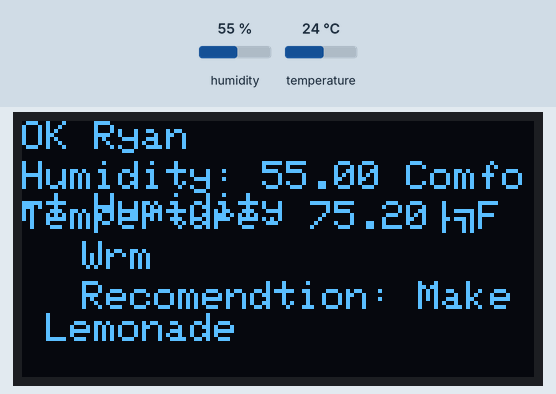
Recording of a sketch running on a simulated Arduino Uno, built with avr-gcc and run on an emulated ATmega328P. On the bench: 128×64 one-colour display. Inputs (shaded band) come from the test bench; at power-on: humidity 55 %, temperature 24 °C.

Above: at 4.8 s.
4.9 s: humidity set to 22 %
At 8.9 s:
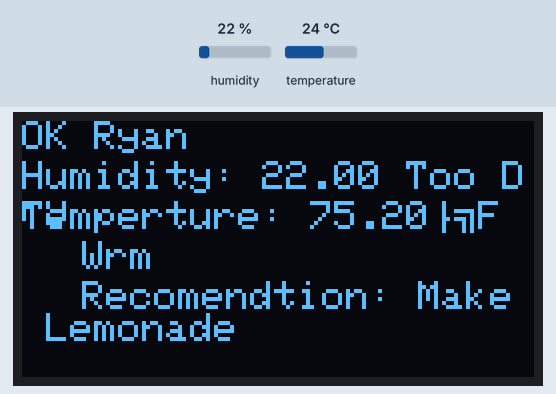
9.6 s: temperature set to 12 °C
At 12.5 s:
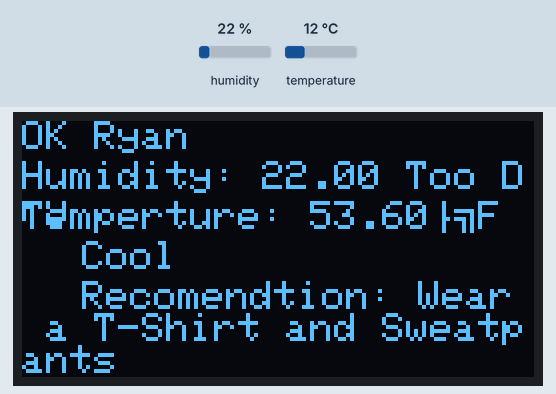
13.6 s: humidity set to 40 %
At 17.3 s:
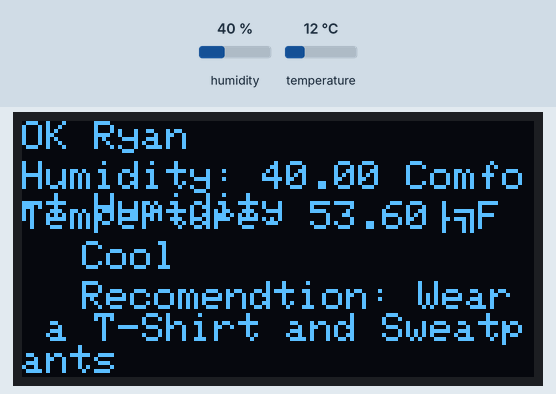
17.7 s: temperature set to 19 °C
At 21.0 s:
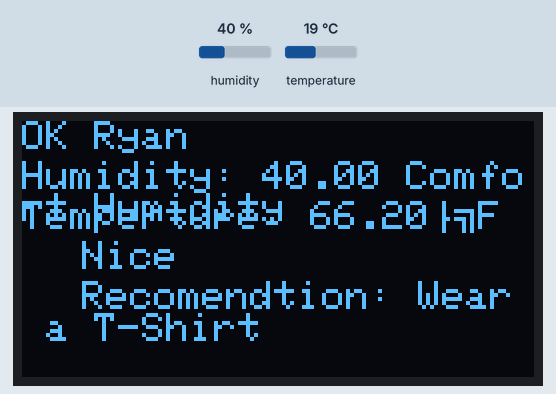
21.7 s: humidity set to 68 %
At 25.5 s:
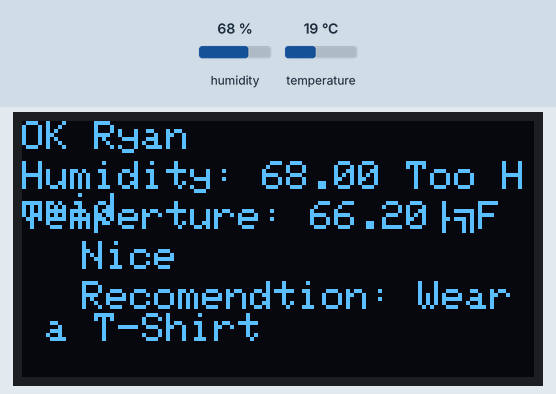
25.8 s: temperature set to 28 °C
At 29.3 s:
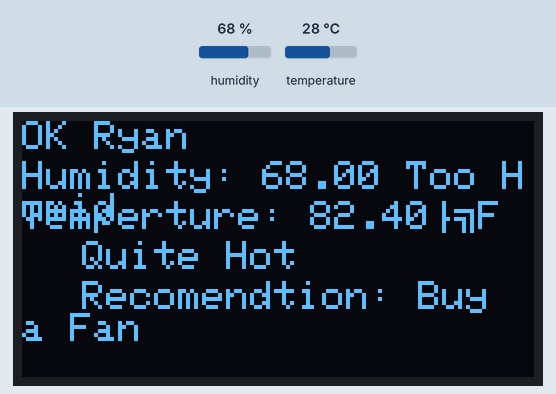
Timing chart, 0 to 30.8 s (numbered marks = the images above; inputs shaded):
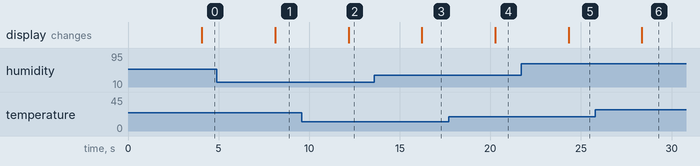

Measured:
- after the input at 4.9 s, the display: changes after 3.2 s (image 1)
- after the input at 9.6 s, the display: changes after 2.6 s (image 2)
- after the input at 13.6 s, the display: changes after 2.6 s (image 3)
- after the input at 17.7 s, the display: changes after 2.6 s (image 4)
- after the input at 21.7 s, the display: changes after 2.6 s (image 5)
- after the input at 25.8 s, the display: changes after 2.6 s (image 6)

The sketch:

Smart_Glasses.ino
```cpp
/*
 * This is the code for the Temperture nd Humidity Smrt-Glsses
 *  The Glsses Will:
 *      1. Show the Temp nd Humid
 *      2. Show the Temp in ºF and ºC
 *      3. display  phrse tht descibes the temperture nd humudity
 *      4. Give recomendtions bsed on the temperture
 * Prts for the Glsses:
 *      1. Glsses
 *      2. 3D Printed Electronics Cse
 *      3. rduino Nno
 *      4. Mini Bredbord
 *      5. 9V Bttery
 *      6. 9V Bttery Connector
 *      7. Temperture nd Humidity Sensor
 *      8. OLED display (Blue)
 *      9. Mirror
 *     10. Trnsprent Glss
 *     11. Mgnifying Glss
 */

//include wire librry
#include <Wire.h>
//include DHT library
#include <DHT.h>;

//include Adafruit grphics nd OLED librries
#include <Adafruit_GFX.h>
#include <Adafruit_SSD1306.h>

//Constants for DHT
#define DHTPIN 8     // what pin we're connected to
#define DHTTYPE DHT22   // DHT 22  (AM2302)
DHT dht(DHTPIN, DHTTYPE); //// Initialize DHT sensor for normal 16mhz Arduino

#define OLED_RESET 4
Adafruit_SSD1306 display(OLED_RESET);

int chk;
float hum;  //Stores humidity value
float temp; //Stores temperature value

void setup()
{
  Wire.begin();

  display.begin(SSD1306_SWITCHCAPVCC, 0x3C);

  Serial.begin(9600);
  dht.begin();
}

void displayTempHumid()
{
  //delay to llow sensor to stblize
  delay(2000);

  //Read data and store it to variables hum and temp
    hum = dht.readHumidity();
    temp= dht.readTemperature();

  //cler display
  display.clearDisplay();
  //set color - it will show blue even though it is set it to white
  display.setTextColor(WHITE);
  //set font size
  display.setTextSize(1);
  //set cursor coordintes
  display.setCursor(0,0);
  display.print("OK Ryan");
  display.setCursor(0,10);
  display.print("Humidity: ");
  display.print(hum);
    if(hum <= 30)
    {
      display.print(" Too Dry");
    }
    else if(hum <=60)
    {
      display.print(" Comfort Humidity");
    }
    else
    {
      display.print(" Too Humid");
    }
  display.setCursor(0,20);
  display.print("Temperture: ");
  display.print((temp * 9 / 5) + 32);
  display.print("ºF");
}

void displayHeatText()
{
  delay(2000);
  temp= dht.readTemperature();

  if(temp <= -40)
  {
    display.setTextColor(WHITE);
    display.setTextSize(1);
    display.setCursor(15,30);
    display.print("Ice Cold");
  }
  else if(temp <= -20)
  {
    display.setTextColor(WHITE);
    display.setTextSize(1);
    display.setCursor(15,30);
    display.print("Extremely Cold");
  }
  else if(temp <= -15)
  {
    display.setTextColor(WHITE);
    display.setTextSize(1);
    display.setCursor(15,30);
    display.print("Super Cold");
  }
  else if(temp <= -10)
  {
    display.setTextColor(WHITE);
    display.setTextSize(1);
    display.setCursor(15,30);
    display.print("Relly Cold");
  }
  else if(temp <= -5)
  {
    display.setTextColor(WHITE);
    display.setTextSize(1);
    display.setCursor(15,30);
    display.print("Pretty Cold");
  }
  else if(temp <= 0)
  {
    display.setTextColor(WHITE);
    display.setTextSize(1);
    display.setCursor(15,30);
    display.print("Freezing or Snow If Rining");
  }
  else if(temp <= 5)
  {
    display.setTextColor(WHITE);
    display.setTextSize(1);
    display.setCursor(15,30);
    display.print("Cold");
  }
  else if(temp <= 10)
  {
    display.setTextColor(WHITE);
    display.setTextSize(1);
    display.setCursor(15,30);
    display.print("Chilly");
  }
  else if(temp <= 15)
  {
    display.setTextColor(WHITE);
    display.setTextSize(1);
    display.setCursor(15,30);
    display.print("Cool");
  }
  else if(temp <= 20)
  {
    display.setTextColor(WHITE);
    display.setTextSize(1);
    display.setCursor(15,30);
    display.print("Nice");
  }
  else if(temp <= 25)
  {
    display.setTextColor(WHITE);
    display.setTextSize(1);
    display.setCursor(15,30);
    display.print("Wrm");
  }
  else if(temp <= 30)
  {
    display.setTextColor(WHITE);
    display.setTextSize(1);
    display.setCursor(15,30);
    display.print("Quite Hot");
  }
  else if(temp <= 35)
  {
    display.setTextColor(WHITE);
    display.setTextSize(1);
    display.setCursor(15,30);
    display.print("Relly Hot");
  }
  else if(temp <= 40)
  {
    display.setTextColor(WHITE);
    display.setTextSize(1);
    display.setCursor(15,30);
    display.print("Extremely Hot");
  }
}

void displayTempRecomendations()
{
  if(temp <= -40)
  {
    display.setTextColor(WHITE);
    display.setTextSize(1);
    display.setCursor(15,40);
    display.print("Recomendtion: Go to Florida");
  }
  else if(temp <= -20)
  {
    display.setTextColor(WHITE);
    display.setTextSize(1);
    display.setCursor(15,40);
    display.print("Recomendtion: Stay Inside");
  }
  else if(temp <= -15)
  {
    display.setTextColor(WHITE);
    display.setTextSize(1);
    display.setCursor(15,40);
    display.print("Recomendtion: Wear Many Layers");
  }
  else if(temp <= -10)
  {
    display.setTextColor(WHITE);
    display.setTextSize(1);
    display.setCursor(15,40);
    display.print("Recomendtion: Make Hot Chocolate");
  }
  else if(temp <= -5)
  {
    display.setTextColor(WHITE);
    display.setTextSize(1);
    display.setCursor(15,40);
    display.print("Recomendtion: Wear a Heavy Jacket");
  }
  else if(temp <= 0)
  {
    display.setTextColor(WHITE);
    display.setTextSize(1);
    display.setCursor(15,40);
    display.print("Recomendtion: Wear a Jacket");
  }
  else if(temp <= 5)
  {
    display.setTextColor(WHITE);
    display.setTextSize(1);
    display.setCursor(15,40);
    display.print("Recomendtion: Wear a Sweatshirt");
  }
  else if(temp <= 10)
  {
    display.setTextColor(WHITE);
    display.setTextSize(1);
    display.setCursor(15,40);
    display.print("Recomendtion: Wear  Longsleeve Shirt");
  }
  else if(temp <= 15)
  {
    display.setTextColor(WHITE);
    display.setTextSize(1);
    display.setCursor(15,40);
    display.print("Recomendtion: Wear a T-Shirt and Sweatpants");
  }
  else if(temp <= 20)
  {
    display.setTextColor(WHITE);
    display.setTextSize(1);
    display.setCursor(15,40);
    display.print("Recomendtion: Wear a T-Shirt");
  }
  else if(temp <= 25)
  {
    display.setTextColor(WHITE);
    display.setTextSize(1);
    display.setCursor(15,40);
    display.print("Recomendtion: Make Lemonade");
  }
  else if(temp <= 30)
  {
    display.setTextColor(WHITE);
    display.setTextSize(1);
    display.setCursor(15,40);
    display.print("Recomendtion: Buy a Fan");
  }
  else if(temp <= 35)
  {
    display.setTextColor(WHITE);
    display.setTextSize(1);
    display.setCursor(15,40);
    display.print("Recomendtion: Go Swimming");
  }
  else if(temp <= 40)
  {
    display.setTextColor(WHITE);
    display.setTextSize(1);
    display.setCursor(15,40);
    display.print("Recomendtion: Go to Antrtic");
  }
}

void loop()
{
  displayTempHumid();
  displayHeatText();
  displayTempRecomendations();
  display.display();
}
```

Smart_Glasses_Code_Layout.ino
```cpp
/*
 * How the Entire Smart Glasses Code works
 *
 * Once on:
 *     Show the Temp and Humid
 *     Show the Temp in ºF, ºC, and K
 *     Display a pharse that descibes the temperature and humudity
 *     Give recomendations based on the temperature
 * Once button #1 pressed quickly:
 *    Gives directions to Portledge
 *        The directions switch when button #2 is pressed each time
 * Once button #1 is pressed for a long time:
 *    Go back to the temperature screen
 *
 * ^^This Will Loop^^
 *
 * Once button #1 is pressed for a really long time:
 *    Everything will turn off
 */
```
